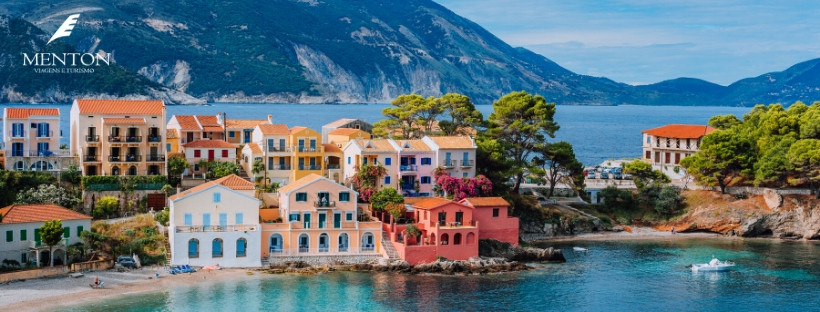
//> input picture paisagem.jpg, 820 x 312 px
$ ./cannypoints paisagem.jpg   (built with g++ and OpenCV 4)
//> lines starting //> are read from the running program, lines starting //| are printed output that depends on the picture
//> further down, image is the input picture: 312 rows x 820 cols, CV_8UC3; mean B, G, R 120.9, 113.3, 94.2
#include <iostream>
#include <vector>
#include <opencv2/opencv.hpp>

using namespace std;
using namespace cv;

int canny_slider = 15;
int canny_slider_max = 200;

char TrackbarName[50];

Mat image, edges, bestEdges, points;

void getPointillisticImage() {
    int height = image.size().height, width = image.size().width;
//> height = 312; width = 820

    points = Mat(height, width, CV_8UC3, Scalar(255, 255, 255));

    Canny(image, edges, canny_slider, 3 * canny_slider);
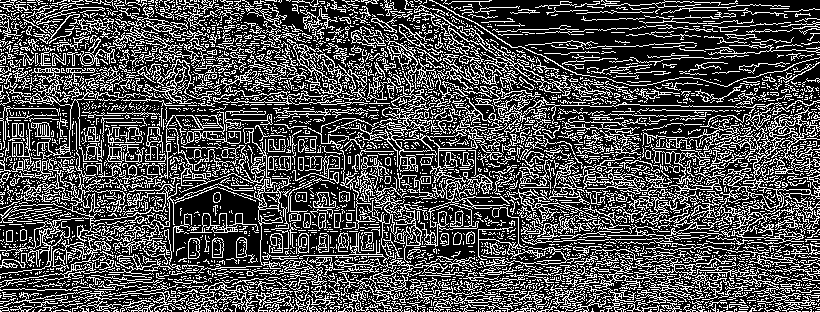
//> edges: 312 rows x 820 cols, CV_8UC1; 30.3% white in thin lines or dots
    Canny(image, bestEdges, 2 * canny_slider, 6 * canny_slider);
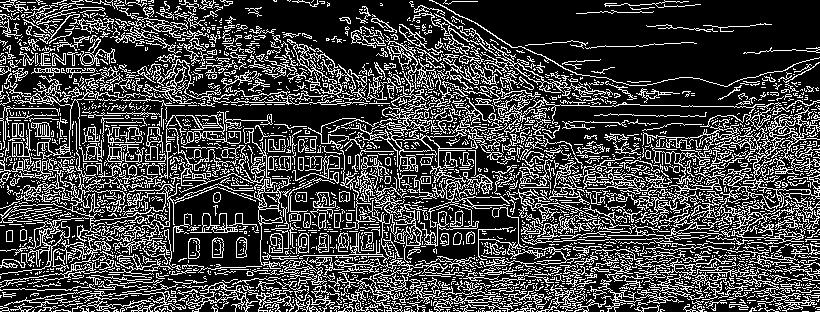
//> bestEdges: 312 rows x 820 cols, CV_8UC1; 26% white in thin lines or dots

    vector<vector<int>> edgesCoordinates, restCoordentate, bestEdgesCoordinates;

    for(int i = 0; i < height; i++) {
        for(int j = 0; j < width; j++) {
            if(edges.at<uchar>(i, j) == 255) {
                edgesCoordinates.push_back({i, j});
            }
            if(bestEdges.at<uchar>(i,j) == 255){
                bestEdgesCoordinates.push_back({i,j});
            }
            restCoordentate.push_back({i, j});
        }
    }
//> after the loop, edgesCoordinates = 77523 items; bestEdgesCoordinates = 66645 items; restCoordentate = 255840 items

    random_shuffle(edgesCoordinates.begin(), edgesCoordinates.end());
    random_shuffle(restCoordentate.begin(), restCoordentate.end());
    random_shuffle(bestEdgesCoordinates.begin(), bestEdgesCoordinates.end());

    for(auto coordinate : restCoordentate) {
        Vec3b color = image.at<Vec3b>(coordinate[0], coordinate[1]);

        circle(points, Point(coordinate[1], coordinate[0]), 3, color, -1, LINE_AA);
    }
//> this loop made 255840 passes
//> (coordinate, color) on passes 1 to 3: ([250, 169], [83, 104, 126]), ([68, 399], [142, 87, 12]), ([106, 718], [183, 137, 60])
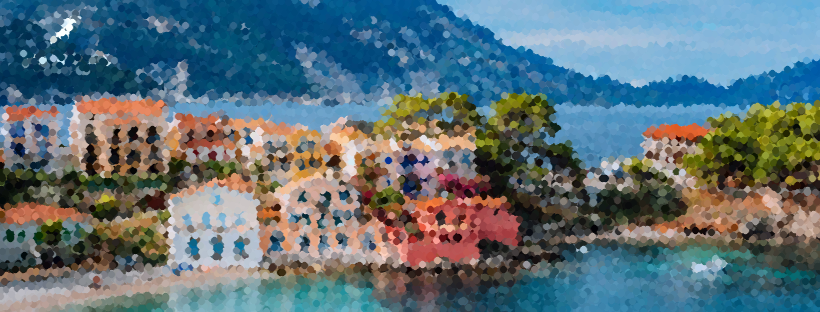
//> points: 312 rows x 820 cols, CV_8UC3; mean B, G, R 120.8, 113.3, 94.2
    for(auto coordinate : edgesCoordinates) {
        Vec3b color = image.at<Vec3b>(coordinate[0], coordinate[1]);

        circle(points, Point(coordinate[1], coordinate[0]), 2, color, -1, LINE_AA);
    }
//> this loop made 77523 passes
//> (coordinate, color) on passes 1 to 3: ([184, 321], [146, 161, 207]), ([112, 453], [60, 94, 93]), ([281, 546], [130, 104, 44])
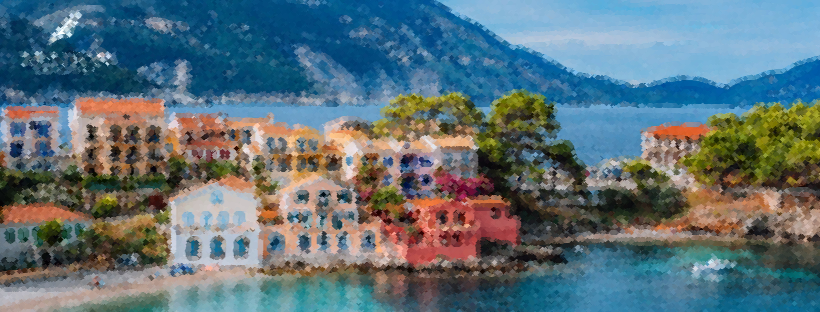
//> points: 312 rows x 820 cols, CV_8UC3; mean B, G, R 120.6, 113.1, 93.8
    for(auto coordinate : bestEdgesCoordinates) {
        Vec3b color = image.at<Vec3b>(coordinate[0], coordinate[1]);

        circle(points, Point(coordinate[1], coordinate[0]), 1, color, -1, LINE_AA);
    }
//> this loop made 66645 passes
//> (coordinate, color) on passes 1 to 3: ([77, 320], [154, 118, 82]), ([247, 748], [58, 69, 66]), ([143, 775], [36, 112, 100])
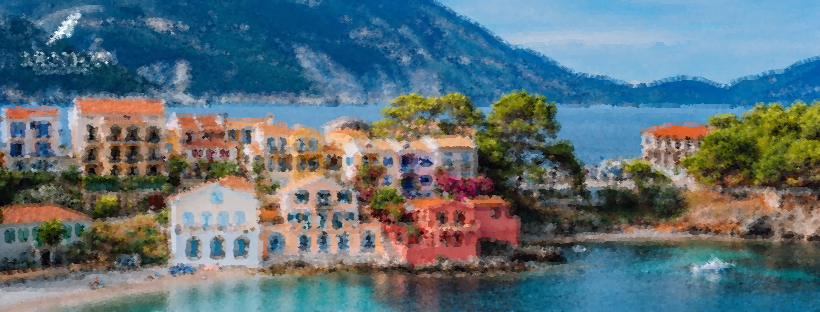
//> points: 312 rows x 820 cols, CV_8UC3; mean B, G, R 120.4, 113, 93.7

}

void on_trackbar_canny(int, void*){
    getPointillisticImage();
    imshow("Canny Points", points);
}

int main(int argc, char**argv) {
    if(argc < 2) {
        cout << "Imagem como segundo argumento necessaria!\n";
        return -1;
    }

    image = imread(argv[1], IMREAD_COLOR);
    if(!image.data) {
        cout << "Error ao carregar a imagem!\n";
        return -1;
    }

    sprintf(TrackbarName, "Threshold");
    namedWindow("Canny Points", WINDOW_KEEPRATIO);

    createTrackbar(
        TrackbarName,
        "Canny Points",
        &canny_slider,
        canny_slider_max,
        on_trackbar_canny
    );
    on_trackbar_canny(canny_slider, 0);

    waitKey(0);
    imwrite("canny.png", points);
    return 0;
}

$ run again, on equalizeluzsaida.png
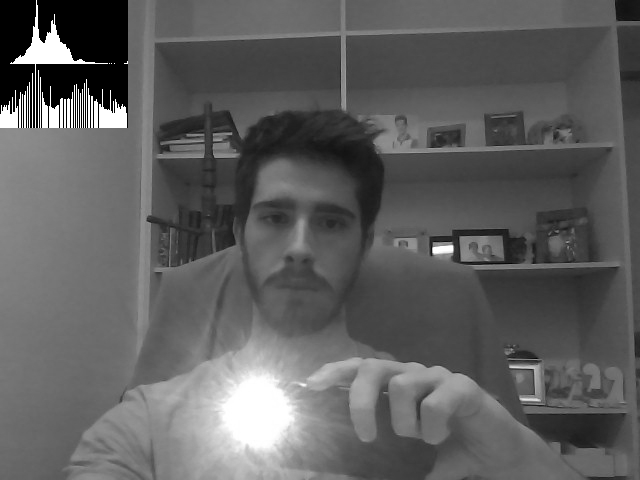
//> input picture equalizeluzsaida.png, 640 x 480 px
//> image is the input picture: 480 rows x 640 cols, CV_8UC3; min 0, max 255, mean 94.8
//> in getPointillisticImage, `Canny(image, edges, canny_slider, 3 * canny_slider);`:
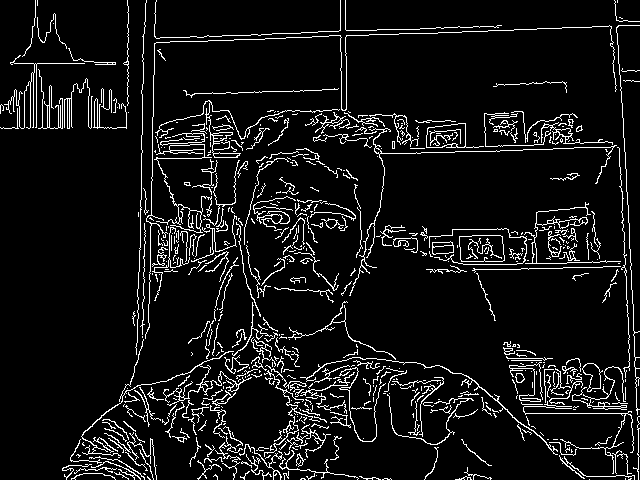
//> edges: 480 rows x 640 cols, CV_8UC1; 7.9% white in thin lines or dots
//> bestEdges: 480 rows x 640 cols, CV_8UC1; 5% white in thin lines or dots
//> after the loop in getPointillisticImage, `for(int i = 0; i < height; i++)`: edgesCoordinates = 24421 items; bestEdgesCoordinates = 15272 items; restCoordentate = 307200 items
//> the loop in getPointillisticImage, `for(auto coordinate : restCoordentate)` made 307200 passes
//> (coordinate, color) on passes 1 to 3: ([458, 151], [90, 90, 90]), ([364, 296], [146, 146, 146]), ([278, 478], [69, 69, 69])
//> the loop in getPointillisticImage, `for(auto coordinate : edgesCoordinates)` made 24421 passes
//> (coordinate, color) on passes 1 to 3: ([374, 249], [234, 234, 234]), ([41, 182], [111, 111, 111]), ([117, 622], [100, 100, 100])
//> the loop in getPointillisticImage, `for(auto coordinate : bestEdgesCoordinates)` made 15272 passes
//> (coordinate, color) on passes 1 to 3: ([267, 171], [108, 108, 108]), ([242, 470], [118, 118, 118]), ([214, 536], [64, 64, 64])
//> after the loop in getPointillisticImage, `for(auto coordinate : bestEdgesCoordinates)`:
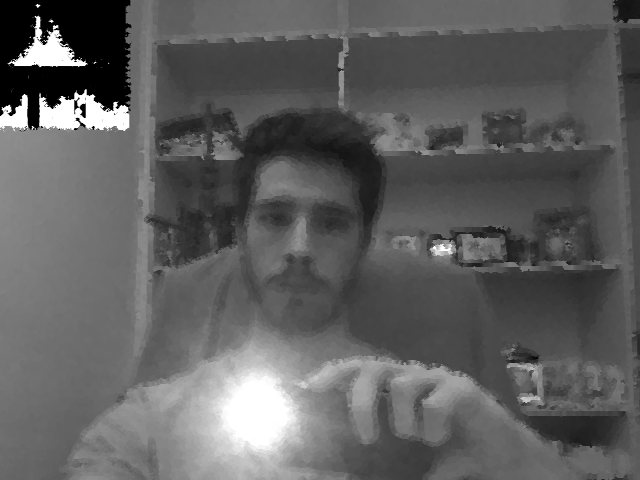
//> points: 480 rows x 640 cols, CV_8UC3; min 0, max 255, mean 95

$ run again, on eu.png
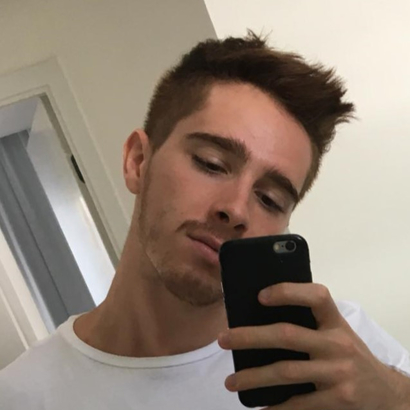
//> input picture eu.png, 410 x 410 px
//> image is the input picture: 410 rows x 410 cols, CV_8UC3; mean B, G, R 119.3, 132.2, 146.9
//> in getPointillisticImage, `Canny(image, edges, canny_slider, 3 * canny_slider);`:
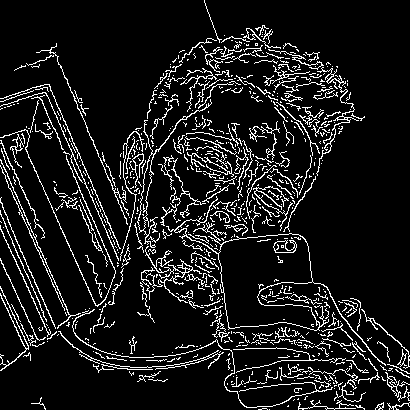
//> edges: 410 rows x 410 cols, CV_8UC1; 10.1% white in thin lines or dots
//> bestEdges: 410 rows x 410 cols, CV_8UC1; 5.9% white in thin lines or dots
//> after the loop in getPointillisticImage, `for(int i = 0; i < height; i++)`: edgesCoordinates = 17060 items; bestEdgesCoordinates = 9851 items; restCoordentate = 168100 items
//> the loop in getPointillisticImage, `for(auto coordinate : restCoordentate)` made 168100 passes
//> (coordinate, color) on passes 1 to 3: ([236, 71], [234, 229, 226]), ([309, 396], [202, 215, 217]), ([388, 143], [155, 154, 156])
//> the loop in getPointillisticImage, `for(auto coordinate : edgesCoordinates)` made 17060 passes
//> (coordinate, color) on passes 1 to 3: ([390, 241], [30, 36, 47]), ([71, 217], [19, 22, 30]), ([126, 308], [16, 27, 35])
//> the loop in getPointillisticImage, `for(auto coordinate : bestEdgesCoordinates)` made 9851 passes
//> (coordinate, color) on passes 1 to 3: ([230, 106], [127, 144, 153]), ([245, 206], [37, 41, 82]), ([51, 276], [122, 144, 162])
//> after the loop in getPointillisticImage, `for(auto coordinate : bestEdgesCoordinates)`:
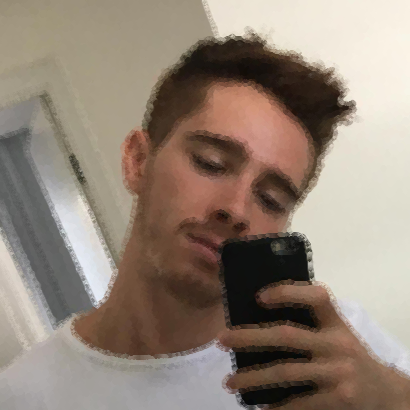
//> points: 410 rows x 410 cols, CV_8UC3; mean B, G, R 119.3, 132.1, 146.9
